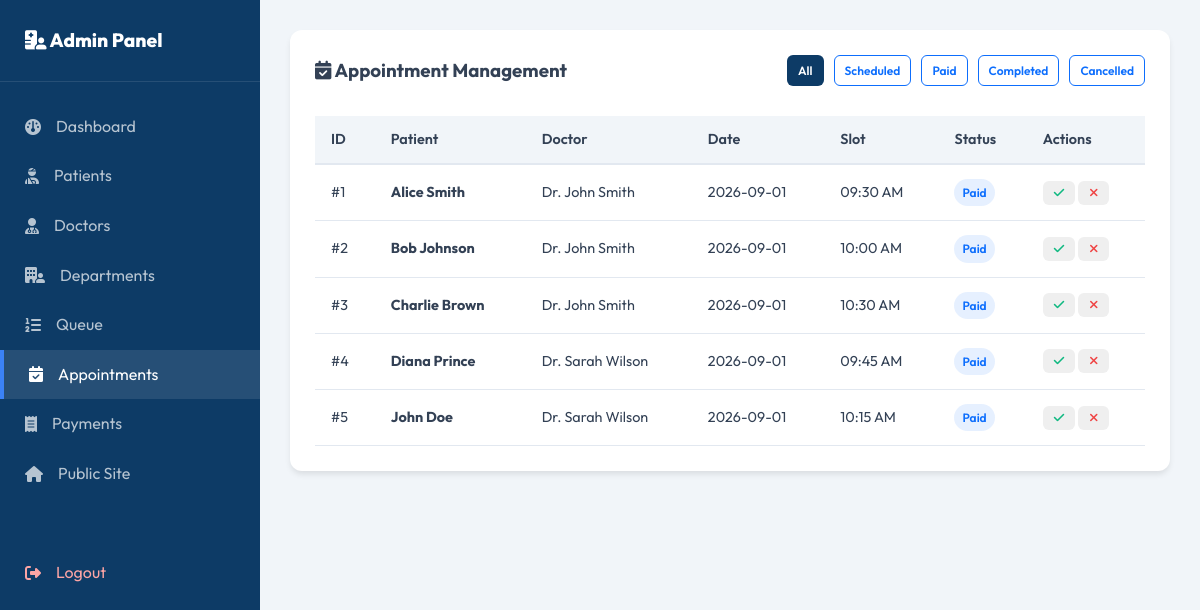
The app's page /admin/appointments (signed in) with its own data.
### models.py (models this page shows, shortened)
class Appointment(db.Model):
    __tablename__ = 'appointments'
    id = db.Column(db.Integer, primary_key=True)
    patient_id = db.Column(db.Integer, db.ForeignKey('users.id', ondelete='CASCADE'), nullable=False)
    doctor_id = db.Column(db.Integer, db.ForeignKey('users.id', ondelete='CASCADE'), nullable=False)
    date = db.Column(db.Date, nullable=False)
    time_slot = db.Column(db.String(10), nullable=False)  # e.g., "10:30 AM"
    status = db.Column(db.String(20), default="scheduled")  # 'scheduled', 'paid', 'completed', 'cancelled'
    patient = db.relationship('User', foreign_keys=[patient_id], backref=db.backref('appointments_as_patient', cascade='all, delete'))
    doctor = db.relationship('User', foreign_keys=[doctor_id], backref=db.backref('appointments_as_doctor', cascade='all, delete'))

class User(UserMixin, db.Model):
    __tablename__ = 'users'
    id = db.Column(db.Integer, primary_key=True)
    username = db.Column(db.String(80), unique=True, nullable=False)
    email = db.Column(db.String(120), unique=True, nullable=False)
    password_hash = db.Column(db.String(256), nullable=False)
    role = db.Column(db.String(20), nullable=False)  # 'patient', 'doctor', 'admin'
    name = db.Column(db.String(100), nullable=False)

### routes/admin.py (the view)
    def decorated_function(*args, **kwargs):
        if not current_user.is_authenticated or current_user.role != 'admin':
            flash("Unauthorized access.", "danger")
            return redirect(url_for('dash.index'))
        return f(*args, **kwargs)

### routes/admin.py (called while the page is built)
def admin_required(f):
    def decorated_function(*args, **kwargs):
        if not current_user.is_authenticated or current_user.role != 'admin':
            flash("Unauthorized access.", "danger")
            return redirect(url_for('dash.index'))
        return f(*args, **kwargs)
    decorated_function.__name__ = f.__name__
    return decorated_function

@admin_bp.route('/appointments')
@login_required
@admin_required
def appointments():
    status_filter = request.args.get('status', 'all')
    if status_filter == 'all':
        appts = Appointment.query.order_by(Appointment.date.desc()).all()
    else:
        appts = Appointment.query.filter_by(status=status_filter).order_by(Appointment.date.desc()).all()
    return render_template('admin/appointments.html', appointments=appts, current_filter=status_filter)

### templates/admin/appointments.html
{% extends 'admin/base.html' %}
{% block content %}
<div class="admin-card">
    <div style="display: flex; justify-content: space-between; align-items: center; margin-bottom: 20px;">
        <h3><i class="fa-solid fa-calendar-check"></i> Appointment Management</h3>
        <div style="display: flex; gap: 10px;">
            <a href="{{ url_for('admin.appointments', status='all') }}" class="btn btn-xs {{ 'btn-secondary' if current_filter == 'all' else 'btn-outline' }}">All</a>
            <a href="{{ url_for('admin.appointments', status='scheduled') }}" class="btn btn-xs {{ 'btn-secondary' if current_filter == 'scheduled' else 'btn-outline' }}">Scheduled</a>
            <a href="{{ url_for('admin.appointments', status='paid') }}" class="btn btn-xs {{ 'btn-secondary' if current_filter == 'paid' else 'btn-outline' }}">Paid</a>
            <a href="{{ url_for('admin.appointments', status='completed') }}" class="btn btn-xs {{ 'btn-secondary' if current_filter == 'completed' else 'btn-outline' }}">Completed</a>
            <a href="{{ url_for('admin.appointments', status='cancelled') }}" class="btn btn-xs {{ 'btn-secondary' if current_filter == 'cancelled' else 'btn-outline' }}">Cancelled</a>
        </div>
    </div>
    <div class="table-responsive">
        <table class="table">
            <thead>
                <tr>
                    <th>ID</th>
                    <th>Patient</th>
                    <th>Doctor</th>
                    <th>Date</th>
                    <th>Slot</th>
                    <th>Status</th>
                    <th>Actions</th>
                </tr>
            </thead>
            <tbody>
                {% for appt in appointments %}
                <tr>
                    <td>#{{ appt.id }}</td>
                    <td><strong>{{ appt.patient.name }}</strong></td>
                    <td>{{ appt.doctor.name }}</td>
                    <td>{{ appt.date.strftime('%Y-%m-%d') }}</td>
                    <td>{{ appt.time_slot }}</td>
                    <td>
                        <span class="badge badge-{{ 'success' if appt.status == 'completed' else 'primary' if appt.status == 'paid' else 'info' if appt.status == 'scheduled' else 'danger' }}">
                            {{ appt.status | title }}
                        </span>
                    </td>
                    <td>
                        {% if appt.status != 'completed' and appt.status != 'cancelled' %}
                        <form action="{{ url_for('admin.update_appointment', appt_id=appt.id, status='completed') }}" method="POST" style="display:inline;">
                            <button type="submit" class="btn btn-xs" style="color: #10b981;" title="Mark Completed"><i class="fa-solid fa-check"></i></button>
                        </form>
                        <form action="{{ url_for('admin.update_appointment', appt_id=appt.id, status='cancelled') }}" method="POST" style="display:inline;">
                            <button type="submit" class="btn btn-xs" style="color: #ef4444;" title="Cancel"><i class="fa-solid fa-xmark"></i></button>
                        </form>
                        {% endif %}
                    </td>
                </tr>
                {% endfor %}
            </tbody>
        </table>
    </div>
</div>
{% endblock %}

### static/css/style.css (style rules this page uses)
:root { --primary: #0d6efd; --primary-hover: #084298; --primary-light: rgba(13, 110, 253, 0.08); --secondary: #0d3b66; --success: #10b981; --warning: #f59e0b; --danger: #ef4444; --info: #06b6d4; --dark: #0f172a; --light: #f8fbff; --white: #ffffff; --slate-100: #f1f5f9; --slate-200: #e2e8f0; --slate-300: #cbd5e1; --slate-500: #64748b; --slate-700: #334155; --shadow-sm: 0 1px 2px 0 rgba(0, 0, 0, 0.05); --shadow: 0 4px 6px -1px rgba(0, 0, 0, 0.1), 0 2px 4px -2px rgba(0, 0, 0, 0.1); --shadow-lg: 0 10px 25px -3px rgba(0, 0, 0, 0.05), 0 4px 6px -4px rgba(0, 0, 0, 0.05); --shadow-xl: 0 20px 25px -5px rgba(0, 0, 0, 0.08), 0 8px 10px -6px rgba(0, 0, 0, 0.08); --transition: all 0.3s cubic-bezier(0.4, 0, 0.2, 1); --font: 'Outfit', sans-serif; }
* { margin: 0; padding: 0; box-sizing: border-box; }
body { font-family: var(--font); background-color: var(--light); color: var(--slate-700); line-height: 1.6; min-height: 100vh; display: flex; flex-direction: column; }
a { color: var(--primary); text-decoration: none; transition: var(--transition); }
.btn { display: inline-flex; align-items: center; justify-content: center; gap: 8px; font-family: var(--font); font-weight: 600; padding: 12px 24px; border-radius: 10px; border: 1px solid transparent; cursor: pointer; transition: var(--transition); font-size: 0.95rem; }
.btn-secondary { background-color: var(--secondary); color: var(--white); }
.btn-outline { background-color: transparent; border-color: var(--primary); color: var(--primary); }
.btn-xs { padding: 5px 10px; font-size: 0.75rem; border-radius: 6px; }
.table-responsive { overflow-x: auto; width: 100%; }
.table { width: 100%; border-collapse: collapse; margin-top: 10px; font-size: 0.9rem; text-align: left; }
.table th { background-color: var(--slate-100); color: var(--slate-700); font-weight: 600; padding: 12px 16px; border-bottom: 2px solid var(--slate-200); }
.table td { padding: 14px 16px; border-bottom: 1px solid var(--slate-200); }
.badge { display: inline-flex; align-items: center; padding: 4px 8px; border-radius: 50px; font-size: 0.75rem; font-weight: 600; }
.badge-primary { background-color: rgba(13, 110, 253, 0.1); color: var(--primary); }

### templates/admin/base.html (style rules this page uses)
body { display: flex; min-height: 100vh; background: #f1f5f9; }
.admin-card { background: white; border-radius: 12px; padding: 25px; box-shadow: 0 4px 6px -1px rgba(0,0,0,0.1); margin-bottom: 30px; }

### records on screen
Appointment: id "1", patient.name "Alice Smith", doctor.name "Dr. John Smith", date "2026-09-01", time_slot "09:30 AM", status "Paid"
Appointment: id "2", patient.name "Bob Johnson", doctor.name "Dr. John Smith", date "2026-09-01", time_slot "10:00 AM", status "Paid"
Appointment: id "3", patient.name "Charlie Brown", doctor.name "Dr. John Smith", date "2026-09-01", time_slot "10:30 AM", status "Paid"
Appointment: id "4", patient.name "Diana Prince", doctor.name "Dr. Sarah Wilson", date "2026-09-01", time_slot "09:45 AM", status "Paid"
Appointment: id "5", patient.name "John Doe", doctor.name "Dr. Sarah Wilson", date "2026-09-01", time_slot "10:15 AM", status "Paid"
